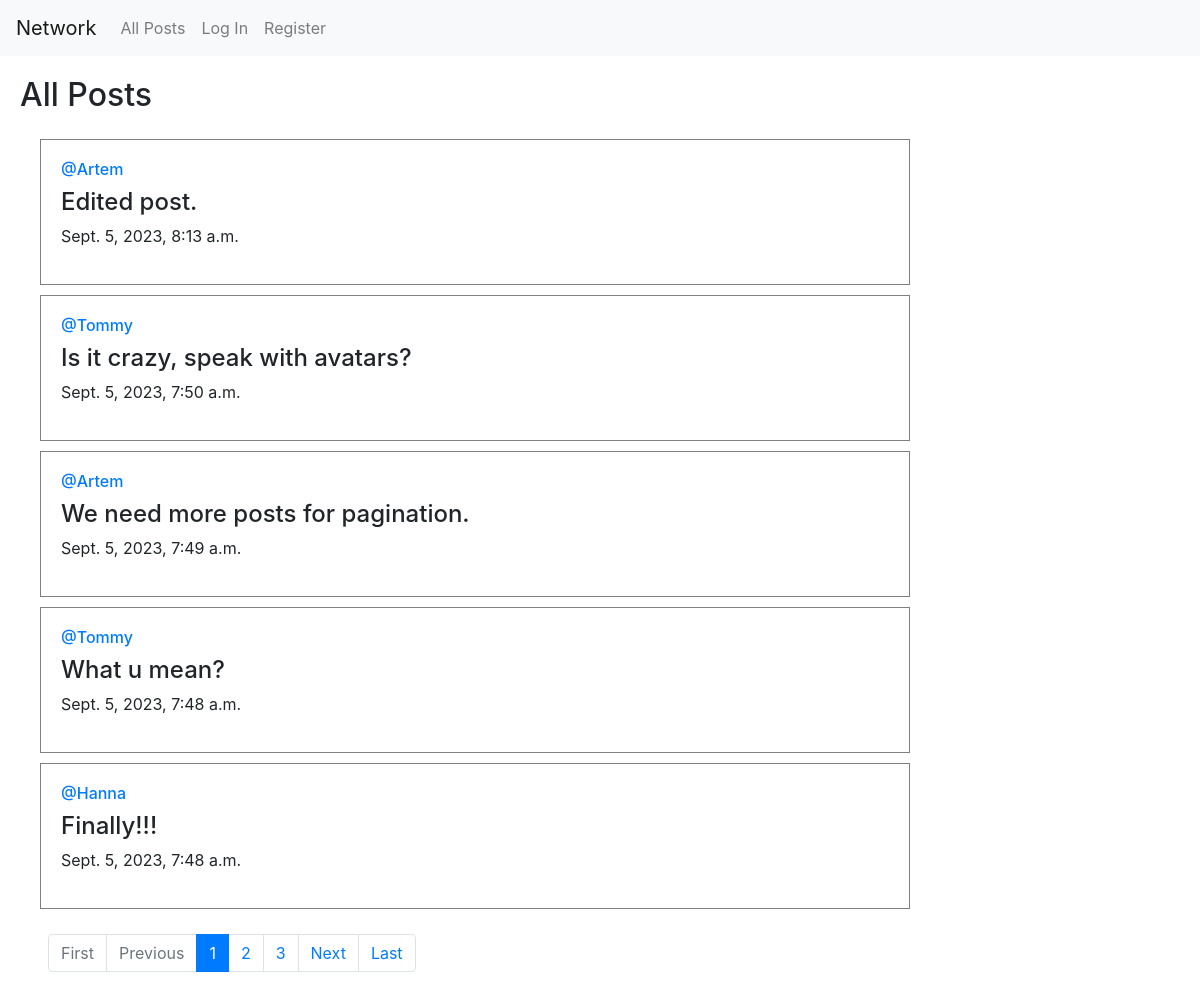
The page / on the database its author committed.
### network/models.py (models this page shows, shortened)
class Post(models.Model):
    content = models.TextField(max_length=200)
    user = models.ForeignKey(User, on_delete=models.CASCADE, related_name='author')
    date = models.DateTimeField(auto_now_add=True)
    likes = models.ManyToManyField(User, related_name='post_likes', blank=True)

class User(AbstractUser):
    pass

### network/views.py (the view)
# urls.py: path("", views.index, name="index"),
def index(request):
    allPosts = Post.objects.all().order_by("id").reverse()
    paginator = Paginator(allPosts, posts_per_page)
    page_number = request.GET.get('page')
    page_posts = paginator.get_page(page_number)
    return render(request, "network/index.html", {
        "page_posts": page_posts,
    })

### network/templates/network/index.html (shortened to what this page needs)
{% extends "network/layout.html" %}
{% load static %}
{% block body %}
    <head>
    </head>
    <h2>All Posts</h2>
    <div class="all-posts">
        {% for post in page_posts %}
            <div class="my-post">
                <h6 class="username" ><a href="{% url 'profile' user_id=post.user.id %}">@{{ post.user }}</a>
                </h6>
                <h4 class="my-content" id="content{{ post.id }}">{{ post.content }}</h4>
                <p class="date">{{ post.date }}</p>
            </div>
        {% endfor %}
    </div>
    <nav aria-label="Page navigation example">
      <ul class="pagination mx-5">
        {% if page_posts.has_previous %}
            <li class="page-item"><a class="page-link" href="?page=1">First</a></li>
            <li class="page-item"><a class="page-link" href="?page={{ page_posts.previous_page_number }}">Previous</a></li>
        {% else %}
            <li class="page-item disabled"><a class="page-link">First</a></li>
            <li class="page-item disabled"><a class="page-link">Previous</a></li>
        {% endif %}
        {% for pg in page_posts.paginator.page_range %}
        {% if pg == page_posts.number %}
        <li class="page-item active" aria-current="page">
            <span class="page-link" id="pg_num">
            {{ pg }}
            </span>
        </li>
        {% elif pg < page_posts.number|add:3 and pg > page_posts.number|add:-3 %}
        <li class="page-item">
            <a class="page-link pagination-green-inactive" href="{{GET_params.urlencode}}?page={{ pg }}">{{ pg }}</a>
        </li>
        {% endif %}
        {% endfor %}
        {% if page_posts.has_next %}
            <li class="page-item"><a class="page-link" href="?page={{ page_posts.next_page_number }}">Next</a></li>
            <li class="page-item"><a class="page-link" href="?page={{ page_posts.paginator.num_pages }}">Last</a></li>
        {% else %}
            <li class="page-item disabled"><a class="page-link">Next</a></li>
            <li class="page-item disabled"><a class="page-link">Last</a></li>
        {% endif %}
      </ul>
    </nav>
{% endblock %}

### network/templates/network/layout.html (shortened to what this page needs)
{% load static %}
<!DOCTYPE html>
<html lang="en">
    <head>
        <link rel="stylesheet" href="https://stackpath.bootstrapcdn.com/bootstrap/4.4.1/css/bootstrap.min.css">
        <link href="{% static 'network/styles.css' %}" rel="stylesheet">
    </head>
    <body>
        <nav class="navbar navbar-expand-lg navbar-light bg-light">
            <a class="navbar-brand" href="{% url 'index' %}">Network</a>
            <div>
              <ul class="navbar-nav mr-auto">
                <li class="nav-item">
                  <a class="nav-link" href="{% url 'index' %}">All Posts</a>
                </li>
                {% if user.is_authenticated %}
                    <li class="nav-item">
                        <a class="nav-link" href="{% url 'following' %}">Following</a>
                    </li>
                    <li class="nav-item">
                        <a class="nav-link" href="{% url 'logout' %}">Log Out</a>
                    </li>
                {% else %}
                    <li class="nav-item">
                        <a class="nav-link" href="{% url 'login' %}">Log In</a>
                    </li>
                    <li class="nav-item">
                        <a class="nav-link" href="{% url 'register' %}">Register</a>
                    </li>
                {% endif %}
              </ul>
            </div>
          </nav>
        <div class="body">
            {% block body %}
            {% endblock %}
        </div>
    </body>
</html>

### network/static/network/styles.css (style rules this page uses)
h2 { margin: 20px; }
.all-posts { display: flex; flex-direction: column; justify-content: flex-start; margin: 20px; }
.my-post { border: grey solid 1px; padding: 20px; margin: 5px 20px; width: 75%; }

### rows shown on the page
Post: user "Artem", content "Edited post.", date "Sept. 5, 2023, 8:13 a.m."
Post: user "Tommy", content "Is it crazy, speak with avatars?", date "Sept. 5, 2023, 7:50 a.m."
Post: user "Artem", content "We need more posts for pagination.", date "Sept. 5, 2023, 7:49 a.m."
Post: user "Tommy", content "What u mean?", date "Sept. 5, 2023, 7:48 a.m."
Post: user "Hanna", content "Finally!!!", date "Sept. 5, 2023, 7:48 a.m."

### other values the page prints
{{ pg }} "1"
{{ pg }} "2" "3"
